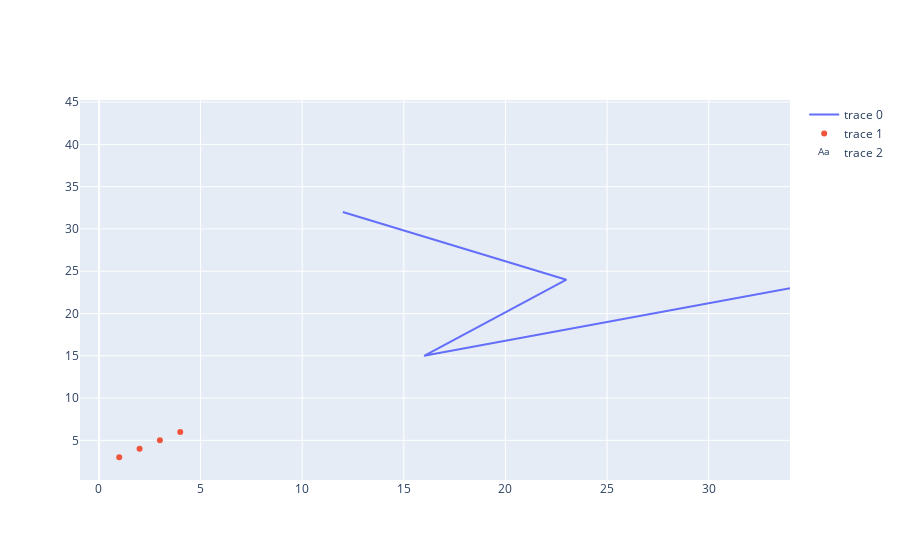

Source (notebook cell):
### Code cell
x =[12,23,16,34]
y=[32,24,15,23]
trace1=go.Scatter(x=x,y=y , mode="lines")
trace2=go.Scatter(x=[1,2,3,4],y=[3,4,5,6],mode="markers")
trace3=go.Scatter(x=[21,13,16,18],y=[12,43,12,23],mode="text")
go.Figure(data=[trace1,trace2,trace3])

### Figure 1 — Plotly figure (JSON) as saved in the notebook; plotly's stock layout.template omitted (floating-point values rounded to 4 significant figures)
{"data": [{"mode": "lines", "type": "scatter", "x": [12, 23, 16, 34], "y": [32, 24, 15, 23]}, {"mode": "markers", "type": "scatter", "x": [1, 2, 3, 4], "y": [3, 4, 5, 6]}, {"mode": "text", "type": "scatter", "x": [21, 13, 16, 18], "y": [12, 43, 12, 23]}], "layout": {}}
